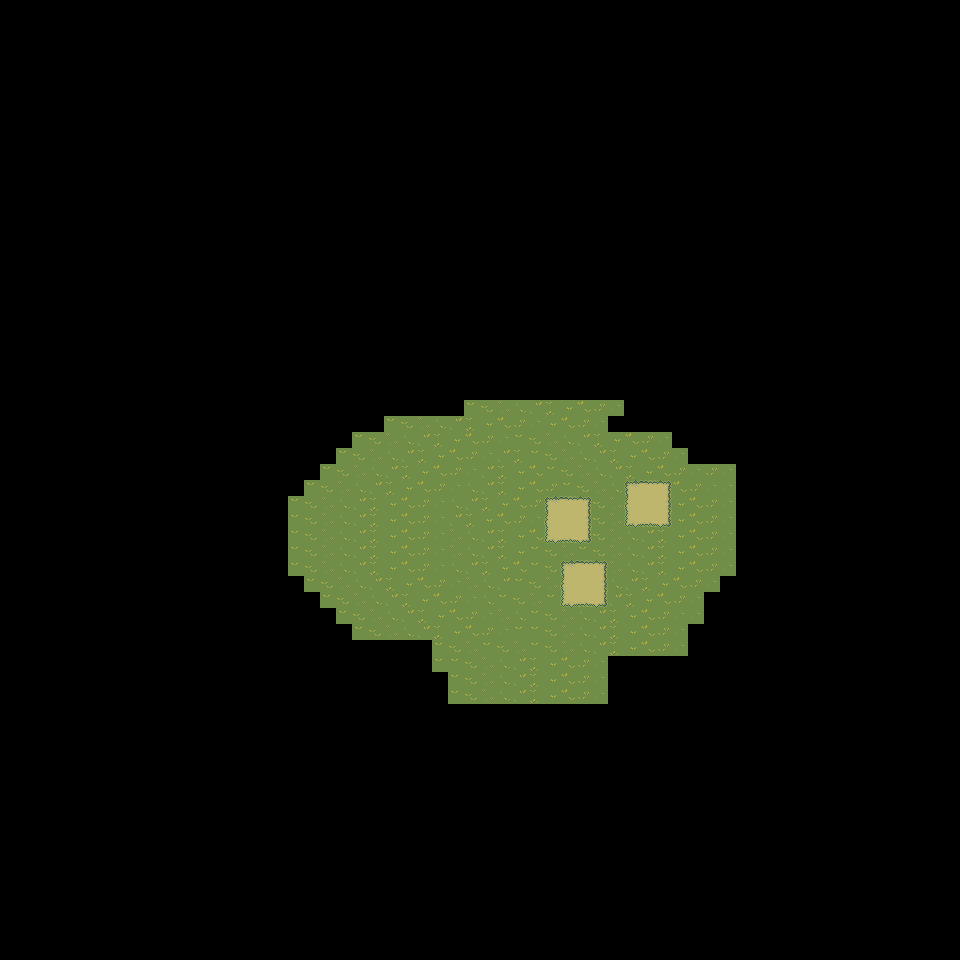

Rendered tile map (Tiled .tmx) drawn with the repository's tilesets; below, a short description and the map source with its tile grids summarised:
An orthogonal 60x60 tile map with 16x16 px tiles, 1 tile layer (Tile Layer 1).

<map version="1.10" tiledversion="1.11.2" orientation="orthogonal" renderorder="right-down" width="60" height="60" tilewidth="16" tileheight="16" infinite="0" nextlayerid="3" nextobjectid="1">
 <tileset firstgid="1" source="../Magic Market/Tilesets/Tileset floor - 16x16.tsx" />
 <layer id="1" name="Tile Layer 1" width="60" height="60">
  <data>[3600 cells, 3475 non-empty, 20 distinct tile ids]</data>
 </layer>
 <objectgroup id="2" name="Objects" />
</map>
